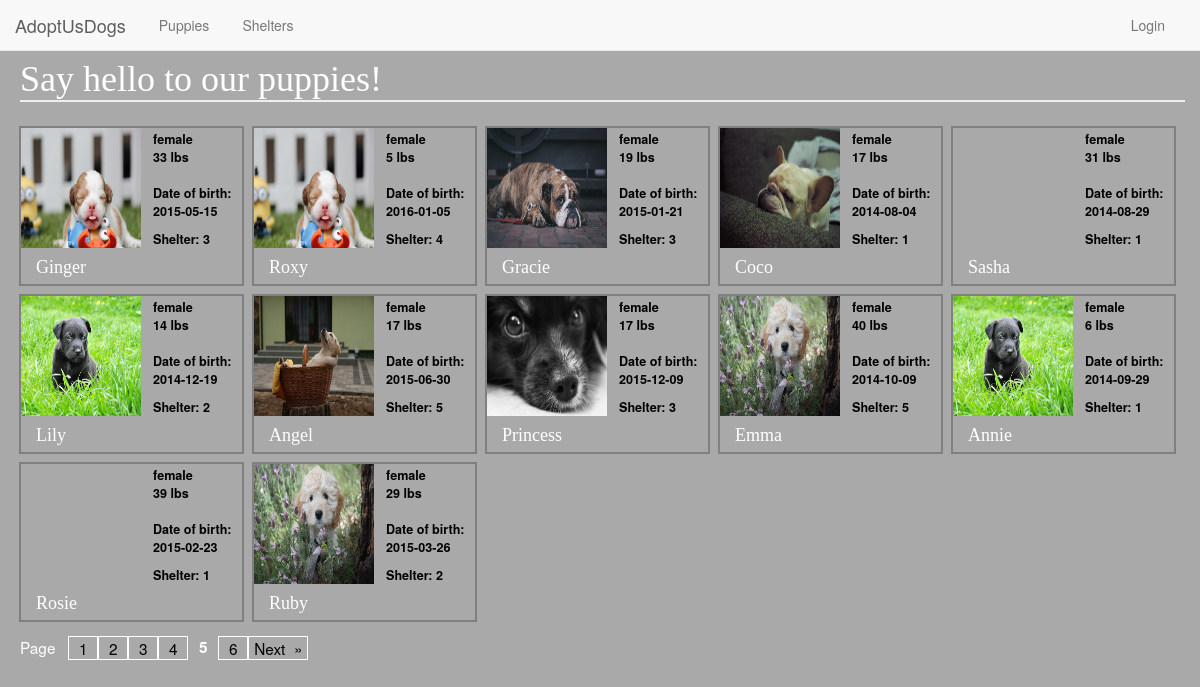
/puppies/page/5/, run on the app's committed database.
### puppies/puppies_setup.py (models this page shows, shortened)
class Puppy(Base):
    __tablename__ = 'puppy'
    id          = Column(Integer, primary_key=True)
    name        = Column(String(50), nullable=False)
    gender      = Column(String(6), nullable = False)
    dateOfBirth = Column(Date)
    weight      = Column(Numeric(10))
    shelter_id  = Column(Integer, ForeignKey('shelter.id'))
    user_id     = Column(Integer, ForeignKey('user.id'), default = 0)
    adopters    = relationship('Adopter', secondary = 'puppy_adopters')
    user        = relationship('User')

### puppies/views.py (the view)
@app.route('/', defaults={'page': 1})
@app.route('/puppies/', defaults={'page': 1})
@app.route('/puppies/page/<int:page>/')
def puppies(page):
    count = session.query(Puppy).count()
    a=((page-1)*PUPPIES_PER_PAGE)
    b=(page*PUPPIES_PER_PAGE)
    puppies = session.query(Puppy).all()[a:b]
    if not puppies and page !=1:
        abort(404)
    pagination = Pagination(page, PUPPIES_PER_PAGE, count)
    for puppy in puppies:
        puppy.weight = int(puppy.weight)
    return render_template ('puppies.html', puppies=puppies,
        pagination=pagination, login_session=login_session)

### puppies/models.py (called while the page is built)
    @property
    def pages(self):
        return int(ceil(self.total_count / float(self.per_page)))

    @property
    def has_next(self):
        return self.page < self.pages

    def iter_pages(self, left_edge=2, left_current=2,
                   right_current=5, right_edge=2):
        last = 0
        for num in xrange(1, self.pages + 1):
            if num <= left_edge or \
               (num > self.page - left_current - 1 and \
                num < self.page + right_current) or \
               num > self.pages - right_edge:
                if last + 1 != num:
                    yield None
                yield num
                last = num

### puppies/templates/puppies.html (shortened to what this page needs)
<!DOCTYPE html>
<html>
<head>
    <link rel="stylesheet" type="text/css" href="{{ url_for('static', filename='css/bootstrap.min.css') }}">
    <link rel="stylesheet" type="text/css" href="{{ url_for('static', filename='css/styles.css') }}">
</head>
<body>
  <nav class="navbar navbar-default navbar-fixed-top">
    <div class="container-fluid">
      <div class="navbar-header">
        <a class="navbar-brand" href="/puppies">AdoptUsDogs</a>
        </div>
        <div class="collapse navbar-collapse" id="topFixedNavbar1">
            <ul class="nav navbar-nav navbar-left">
              <li role="presentation" class="dropdown">
               <a class="dropdown-toggle" data-toggle="dropdown" href="" role="button" aria-haspopup="true" aria-expanded="false">
       Puppies</a>
              </li>
              <li role="presentation" class="dropdown">
               <a class="dropdown-toggle" data-toggle="dropdown" href="" role="button" aria-haspopup="true" aria-expanded="false">
       Shelters </a>
              </li>
            </ul>
            <ul class="nav navbar-nav navbar-right">
                  {% if login_session['username'] %}
          <li><a href="{{url_for('gdisconnect')}}">Logout</a></li>
          <li><img src={{login_session['picture']}} + " style = 'width: 40px; height: 40px; margin: 5px;'" /></li>
                  {% else %}
          <li role="presentation" class = "dropdown">
            <a href="#" class="dropdown-toggle" data-toggle="dropdown"><span style="margin-right:20px;" aria-hidden="true">Login</span></a>
          </li>
                {% endif %}
       </ul>
     </div>
    </div>
  </nav>
<div class="wrapper">
<div class="container-fluid">
<h1>Say hello to our puppies!</h1><br />
{% for puppy in puppies %}
<div class='pup' id='pup{{puppy.id}}'>
<div class='name'><h4>{{puppy.name}}</h4></div>
<p>{{puppy.gender}}<br />
{{puppy.weight}} lbs<br /><br />
Date of birth:<br />
{{puppy.dateOfBirth}}</p>
<p>Shelter: {{puppy.shelter_id}}</p>
</div>
{% endfor %}
<div class='pages'>
<div class="ellipsis" style="border:none; color: #FFFFFF;">Page &nbsp;&nbsp;</div>
{% for page in pagination.iter_pages() %}
    {% if page %}
      {% if page != pagination.page %}
<div class="box"><a href="{{ url_for('puppies', page=page) }}">{{ page }}</a></div>
      {% else %}
    <strong class="box" style="border:none; color: #FFFFFF;">{{ page }}</strong>
      {% endif %}
    {% else %}
    <span class='ellipsis'>…</span>
    {% endif %}
  {% endfor %}
  {% if pagination.has_next %}
<div class="box2"><a href="{{ url_for('puppies', page=pagination.page + 1)}}">Next &nbsp;&raquo;</a></div>
  {% endif %}
</div>
</div>
</div>
</body>
</html>

### puppies/static/css/styles.css (style rules this page uses)
body { background-color: #A9A9A9; }
h1, h2, h3, h4 { color: #FFFFFF; margin: 0 0 0 5px; }
h1, h2 { font-family: 'Georgia', serif; }
h1 { border-bottom: 2px solid #eee; }
p, dd, dt { color: white; }
.box { height: 24px; width: 30px; background-color: #A9A9A9; color: white; border: 1px solid white; float: left; text-align: center; }
.box2 { height: 24px; width: 60px; background-color: #A9A9A9; color: white; border: 1px solid white; float: left; text-align: center; }
.dropdown { margin-left: 3px; }
.ellipsis { float: left; }
.name { position: absolute; bottom: 6px; left: 10px; padding: 0px; font-family: 'Georgia', serif; }
.pages { color: white; font-size: 1.1em; clear: both; margin-left: 5px; padding-top: 10px; }
.pages a { color: black; }
.pup { float: left; width: 225px; font-family:Gotham, 'Helvetica Neue', Helvetica, Arial, sans-serif; font-weight: bold; height: 160px; margin: 4px; border: 2px solid grey; padding: 2px; position: relative; text-align: left; color: black; }
.pup p { margin-left: 130px; font-size: 0.9em; color: black; }
.wrapper { padding-top: 60px; }

### data on the page
Puppy: name "Ginger", gender "female", weight "33", dateOfBirth "2015-05-15", shelter_id "3"
Puppy: name "Roxy", gender "female", weight "5", dateOfBirth "2016-01-05", shelter_id "4"
Puppy: shows a picture, name "Gracie", gender "female", weight "19", dateOfBirth "2015-01-21", shelter_id "3"
Puppy: shows a picture, name "Coco", gender "female", weight "17", dateOfBirth "2014-08-04", shelter_id "1"
Puppy: name "Sasha", gender "female", weight "31", dateOfBirth "2014-08-29", shelter_id "1"
Puppy: name "Lily", gender "female", weight "14", dateOfBirth "2014-12-19", shelter_id "2"
Puppy: shows a picture, name "Angel", gender "female", weight "17", dateOfBirth "2015-06-30", shelter_id "5"
Puppy: shows a picture, name "Princess", gender "female", weight "17", dateOfBirth "2015-12-09", shelter_id "3"
Puppy: name "Emma", gender "female", weight "40", dateOfBirth "2014-10-09", shelter_id "5"
Puppy: name "Annie", gender "female", weight "6", dateOfBirth "2014-09-29", shelter_id "1"
Puppy: name "Rosie", gender "female", weight "39", dateOfBirth "2015-02-23", shelter_id "1"
Puppy: name "Ruby", gender "female", weight "29", dateOfBirth "2015-03-26", shelter_id "2"

### other printed values
{{ page }} "1" "2" "3" "4" "6"
{{ page }} "5"
